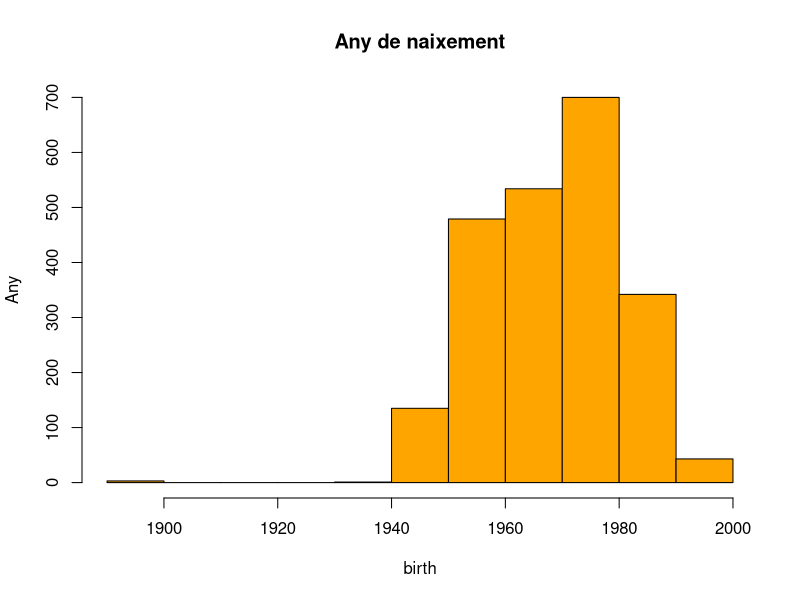
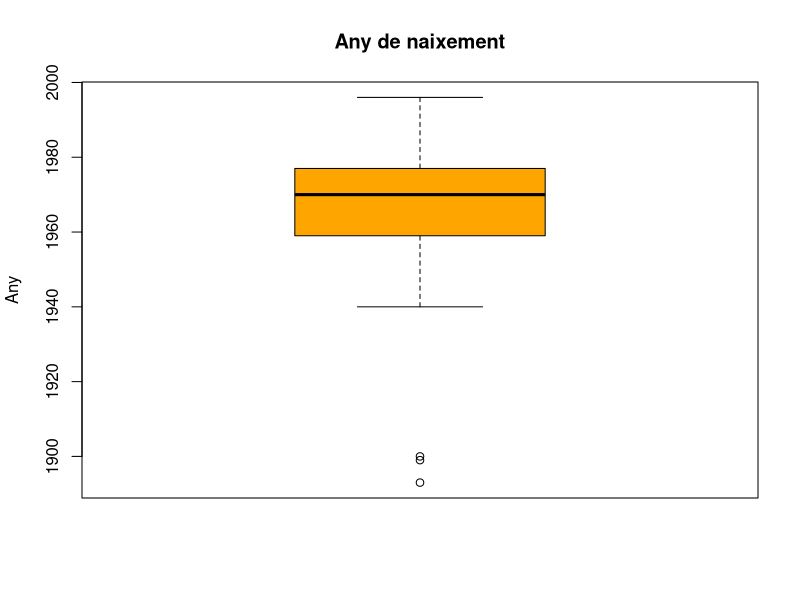
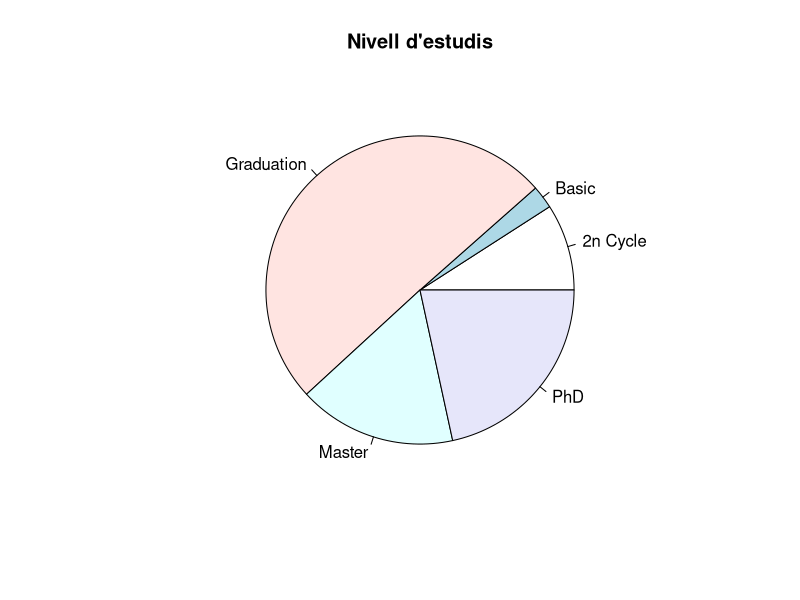
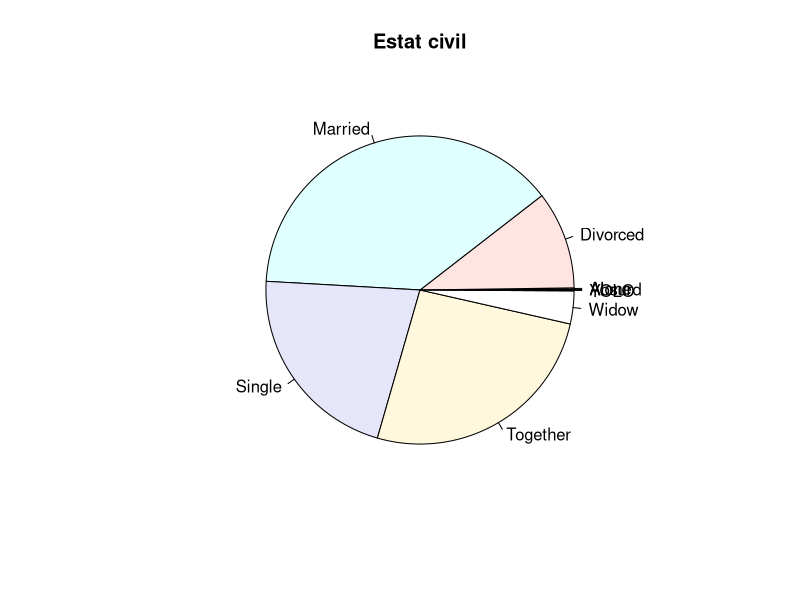
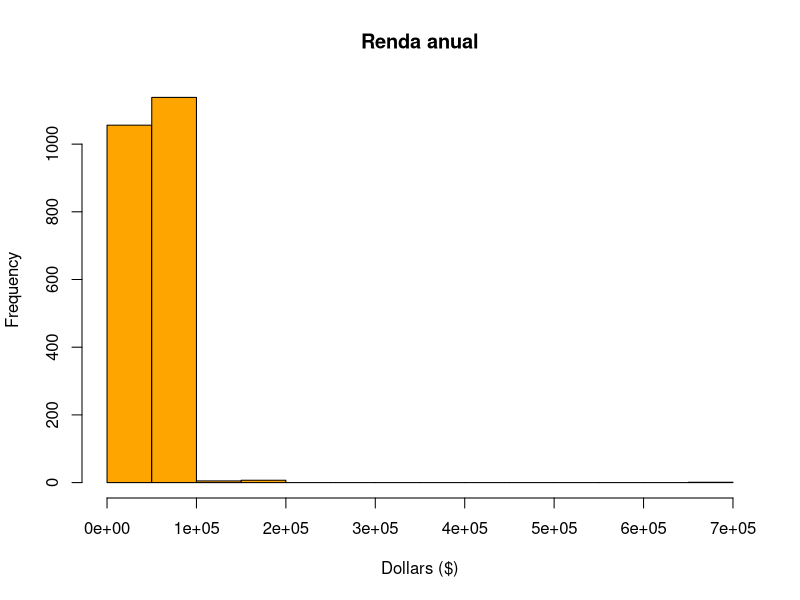
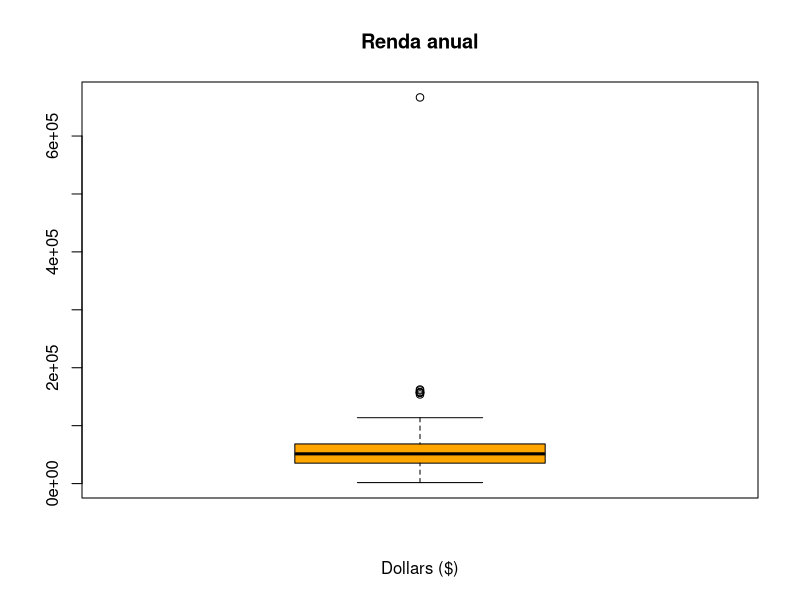
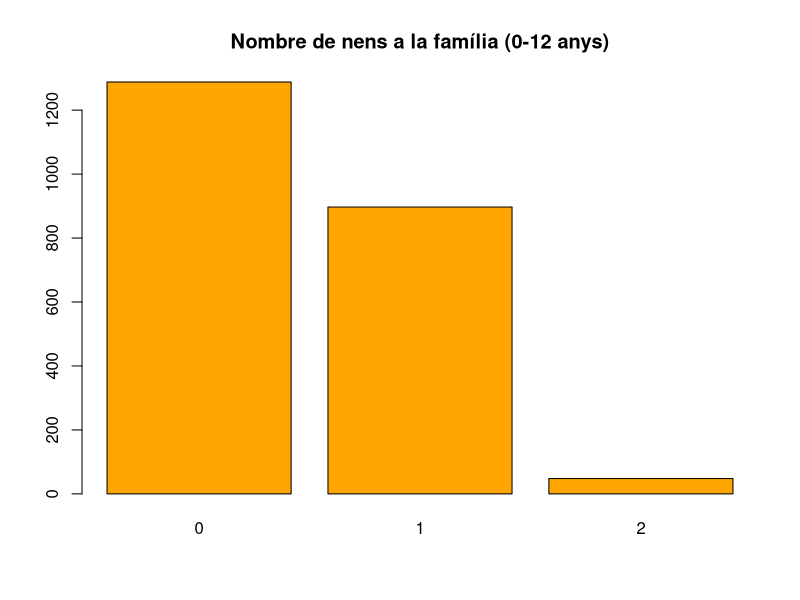
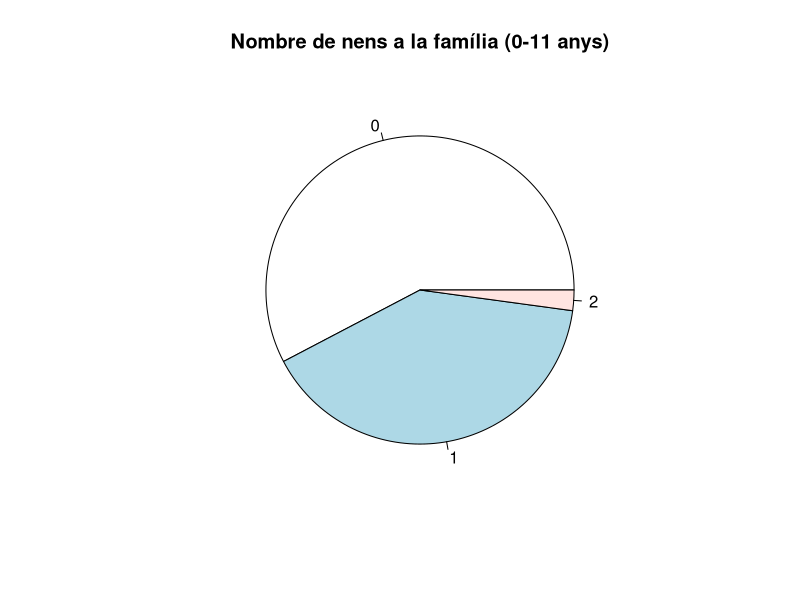

The R source for these figures, in order:
library(readxl)
df <- read_excel("Dades.xlsx")

df <- as.data.frame(df[2:ncol(df)])

df[,c("kids","teens","NOf")] <- sapply(df[,c("kids","teens","nOf")],as.numeric)

df[,names(df)[sapply(df,class)=="character"]] <- 
  lapply(df[,names(df)[sapply(df,class)=="character"]],as.factor)

attach(df)


#ANÀLISI UNIVARIANT#

#Birth
hist(birth, ylab = "Any", main = "Any de naixement", col = "orange")
boxplot(birth, ylab = "Any", main = "Any de naixement", col = "orange")

#COMPTE: hi ha naixements força sospitosos (inclús d'abans del 1900)


#Educ
pie(table(educ), main = "Nivell d'estudis")


#Status
pie(table(status), main ="Estat civil")

#COMPTE: hi ha respostes rares (tipus "YOLO", "Absurd" i alguna altra)


#Renda
hist(renda, xlab = "Dollars ($)", main = "Renda anual", col = "orange")
boxplot(renda, xlab = "Dollars ($)", main = "Renda anual", col = "orange")

#COMPTE: hi ha un outlier
#Dollars o unitats monetàries?


#Kids
barplot(table(kids), main="Nombre de nens a la família (0-12 anys)", 
        col = "orange")
pie(table(kids), main="Nombre de nens a la família (0-11 anys)")

#NOTA: Nens no té en compta adolescents. Nens no són fills.


#Teens
barplot(table(teens), main="Nombre d'adolescents a la família (13-19 anys)", 
        col = "orange")
pie(table(teens), main="Nombre d'adolescents a la família (13-19 anys)")


#Recency
hist(recency, main = "Dies transcorreguts des de la darrera compra", 
     col = "orange", breaks = 100)


#Complain
pie(table(comp), main="Clients que han realitzat alguna queixa", 
    col = c("skyblue1","sienna1"))


#Wine
hist(wine, main = "Despesa en vi durant els darrers dos anys", 
     xlab = "Vi (Unitats Monetàries)", col = "orange")
boxplot(wine, main = "Despesa en vi durant els darrers dos anys", 
        ylab = "Vi (Unitats Monetàries)", col = "orange")


#Fruit
hist(fruit, main = "Despesa en fruita durant els darrers dos anys", 
     xlab = "Fruita (Unitats Monetàries)", col = "orange")
boxplot(fruit, main = "Despesa en fruita durant els darrers dos anys", 
        ylab = "Fruita (Unitats Monetàries)", col = "orange")


#Meat
hist(meat, main = "Despesa en carn durant els darrers dos anys", 
     xlab = "Carn (Unitats Monetàries)", col = "orange")
boxplot(meat, main = "Despesa en carn durant els darrers dos anys", 
        ylab = "Carn (Unitats Monetàries)", col = "orange")


#Fish
hist(fish, main = "Despesa en peix durant els darrers dos anys", 
     xlab = "Peix (Unitats Monetàries)", col = "orange")
boxplot(meat, main = "Despesa en peix durant els darrers dos anys", 
        ylab = "Peix (Unitats Monetàries)", col = "orange")


#Sweet
hist(sweet, main = "Despesa en dolços durant els darrers dos anys", 
     xlab = "Dolços (Unitats Monetàries)", col = "orange")
boxplot(sweet, main = "Despesa en dolços durant els darrers dos anys", 
        ylab = "Dolços (Unitats Monetàries)", col = "orange")


#Or
hist(gold, main = "Despesa en or durant els darrers dos anys", 
     xlab = "Or (Unitats Monetàries)", col = "orange")
boxplot(gold, main = "Despesa en or durant els darrers dos anys", 
        ylab = "Or (Unitats Monetàries)", col = "orange")


detach(df)
